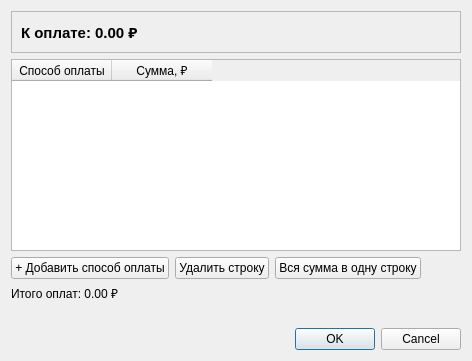
<?xml version="1.0" encoding="UTF-8"?>
<ui version="4.0">
 <class>PaymentDialog</class>
 <widget class="QDialog" name="PaymentDialog">
  <property name="minimumSize">
   <size>
    <width>460</width>
    <height>360</height>
   </size>
  </property>
  <property name="windowTitle">
   <string>Оплата чека</string>
  </property>
  <layout class="QVBoxLayout" name="mainLayout">
   <item>
    <widget class="QFrame" name="toPayFrame">
     <property name="frameShape">
      <enum>QFrame::StyledPanel</enum>
     </property>
     <layout class="QHBoxLayout" name="toPayLayout">
      <item>
       <widget class="QLabel" name="toPayLabel">
        <property name="text">
         <string>К оплате: 0.00 ₽</string>
        </property>
        <property name="font">
         <font>
          <pointsize>11</pointsize>
          <bold>true</bold>
         </font>
        </property>
       </widget>
      </item>
     </layout>
    </widget>
   </item>
   <item>
    <widget class="QTableWidget" name="paymentsTable">
     <property name="minimumSize">
      <size>
       <width>0</width>
       <height>120</height>
      </size>
     </property>
     <property name="selectionBehavior">
      <enum>QAbstractItemView::SelectRows</enum>
     </property>
     <property name="selectionMode">
      <enum>QAbstractItemView::SingleSelection</enum>
     </property>
     <attribute name="columnCount">
      <number>2</number>
     </attribute>
     <column>
      <property name="text">
       <string>Способ оплаты</string>
      </property>
     </column>
     <column>
      <property name="text">
       <string>Сумма, ₽</string>
      </property>
     </column>
    </widget>
   </item>
   <item>
    <layout class="QHBoxLayout" name="btnLayout">
     <item>
      <widget class="QPushButton" name="addBtn">
       <property name="text">
        <string>+ Добавить способ оплаты</string>
       </property>
      </widget>
     </item>
     <item>
      <widget class="QPushButton" name="removeBtn">
       <property name="text">
        <string>Удалить строку</string>
       </property>
      </widget>
     </item>
     <item>
      <widget class="QPushButton" name="fullAmountBtn">
       <property name="text">
        <string>Вся сумма в одну строку</string>
       </property>
      </widget>
     </item>
     <item>
      <spacer name="horizontalSpacer">
       <property name="orientation">
        <enum>Qt::Horizontal</enum>
       </property>
       <property name="sizeHint" stdset="0">
        <size>
         <width>40</width>
         <height>20</height>
        </size>
       </property>
      </spacer>
     </item>
    </layout>
   </item>
   <item>
    <widget class="QLabel" name="totalLabel">
     <property name="text">
      <string>Итого оплат: 0.00 ₽</string>
     </property>
    </widget>
   </item>
   <item>
    <widget class="QLabel" name="diffLabel">
     <property name="text">
      <string/>
     </property>
     <property name="textFormat">
      <enum>Qt::RichText</enum>
     </property>
    </widget>
   </item>
   <item>
    <widget class="QDialogButtonBox" name="buttonBox">
     <property name="standardButtons">
      <set>QDialogButtonBox::Cancel|QDialogButtonBox::Ok</set>
     </property>
    </widget>
   </item>
  </layout>
 </widget>
 <resources/>
 <connections/>
</ui>
